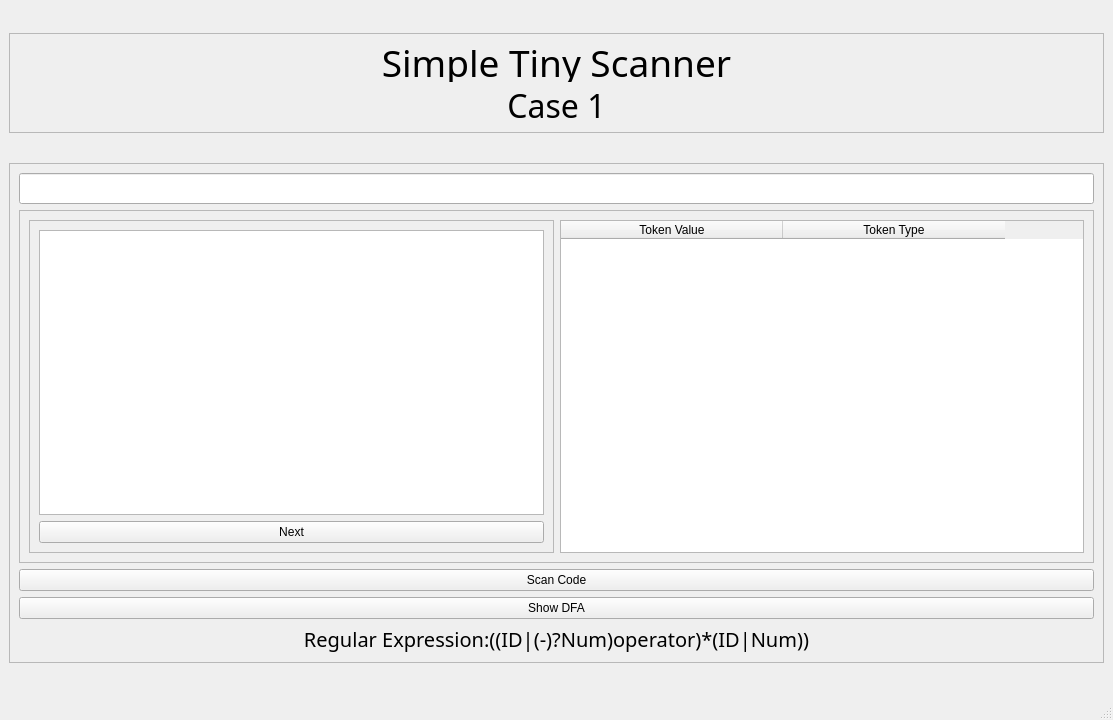
<?xml version="1.0" encoding="UTF-8"?>
<ui version="4.0">
 <class>MainWindow</class>
 <widget class="QMainWindow" name="MainWindow">
  <property name="geometry">
   <rect>
    <x>0</x>
    <y>0</y>
    <width>1113</width>
    <height>720</height>
   </rect>
  </property>
  <property name="windowTitle">
   <string>MainWindow</string>
  </property>
  <widget class="QWidget" name="centralwidget">
   <layout class="QVBoxLayout" name="verticalLayout">
    <item>
     <widget class="QFrame" name="frame_4">
      <property name="maximumSize">
       <size>
        <width>16777215</width>
        <height>100</height>
       </size>
      </property>
      <property name="frameShape">
       <enum>QFrame::StyledPanel</enum>
      </property>
      <property name="frameShadow">
       <enum>QFrame::Raised</enum>
      </property>
      <layout class="QVBoxLayout" name="verticalLayout_4">
       <item>
        <widget class="QLabel" name="label">
         <property name="maximumSize">
          <size>
           <width>16777215</width>
           <height>40</height>
          </size>
         </property>
         <property name="font">
          <font>
           <family>Monotype Corsiva</family>
           <pointsize>28</pointsize>
          </font>
         </property>
         <property name="text">
          <string>Simple Tiny Scanner</string>
         </property>
         <property name="alignment">
          <set>Qt::AlignCenter</set>
         </property>
        </widget>
       </item>
       <item>
        <widget class="QLabel" name="label_2">
         <property name="maximumSize">
          <size>
           <width>16777215</width>
           <height>35</height>
          </size>
         </property>
         <property name="font">
          <font>
           <family>Monotype Corsiva</family>
           <pointsize>24</pointsize>
          </font>
         </property>
         <property name="text">
          <string>Case 1</string>
         </property>
         <property name="alignment">
          <set>Qt::AlignCenter</set>
         </property>
        </widget>
       </item>
      </layout>
     </widget>
    </item>
    <item>
     <widget class="QFrame" name="frame">
      <property name="maximumSize">
       <size>
        <width>16777215</width>
        <height>500</height>
       </size>
      </property>
      <property name="frameShape">
       <enum>QFrame::StyledPanel</enum>
      </property>
      <property name="frameShadow">
       <enum>QFrame::Raised</enum>
      </property>
      <layout class="QVBoxLayout" name="verticalLayout_2">
       <item>
        <widget class="QLineEdit" name="lineEdit">
         <property name="minimumSize">
          <size>
           <width>0</width>
           <height>31</height>
          </size>
         </property>
        </widget>
       </item>
       <item>
        <widget class="QFrame" name="frame_2">
         <property name="frameShape">
          <enum>QFrame::StyledPanel</enum>
         </property>
         <property name="frameShadow">
          <enum>QFrame::Raised</enum>
         </property>
         <layout class="QHBoxLayout" name="horizontalLayout">
          <item>
           <widget class="QFrame" name="frame_3">
            <property name="frameShape">
             <enum>QFrame::StyledPanel</enum>
            </property>
            <property name="frameShadow">
             <enum>QFrame::Raised</enum>
            </property>
            <layout class="QVBoxLayout" name="verticalLayout_3">
             <item>
              <widget class="QGraphicsView" name="graphicsView"/>
             </item>
             <item>
              <widget class="QPushButton" name="pushButton_3">
               <property name="text">
                <string>Next</string>
               </property>
              </widget>
             </item>
            </layout>
           </widget>
          </item>
          <item>
           <widget class="QTableWidget" name="tableWidget">
            <property name="font">
             <font>
              <pointsize>9</pointsize>
             </font>
            </property>
            <attribute name="horizontalHeaderDefaultSectionSize">
             <number>222</number>
            </attribute>
            <attribute name="horizontalHeaderShowSortIndicator" stdset="0">
             <bool>false</bool>
            </attribute>
            <attribute name="verticalHeaderDefaultSectionSize">
             <number>30</number>
            </attribute>
            <column>
             <property name="text">
              <string>Token Value</string>
             </property>
            </column>
            <column>
             <property name="text">
              <string>Token Type</string>
             </property>
            </column>
           </widget>
          </item>
         </layout>
        </widget>
       </item>
       <item>
        <widget class="QPushButton" name="pushButton">
         <property name="text">
          <string>Scan Code</string>
         </property>
        </widget>
       </item>
       <item>
        <widget class="QPushButton" name="pushButton_2">
         <property name="text">
          <string>Show DFA</string>
         </property>
        </widget>
       </item>
       <item>
        <widget class="QLabel" name="label_3">
         <property name="font">
          <font>
           <family>Monotype Corsiva</family>
           <pointsize>15</pointsize>
          </font>
         </property>
         <property name="text">
          <string>Regular Expression:((ID|(-)?Num)operator)*(ID|Num))</string>
         </property>
         <property name="alignment">
          <set>Qt::AlignCenter</set>
         </property>
        </widget>
       </item>
      </layout>
     </widget>
    </item>
   </layout>
  </widget>
  <widget class="QMenuBar" name="menubar">
   <property name="geometry">
    <rect>
     <x>0</x>
     <y>0</y>
     <width>1113</width>
     <height>26</height>
    </rect>
   </property>
  </widget>
  <widget class="QStatusBar" name="statusbar"/>
 </widget>
 <resources/>
 <connections/>
</ui>
